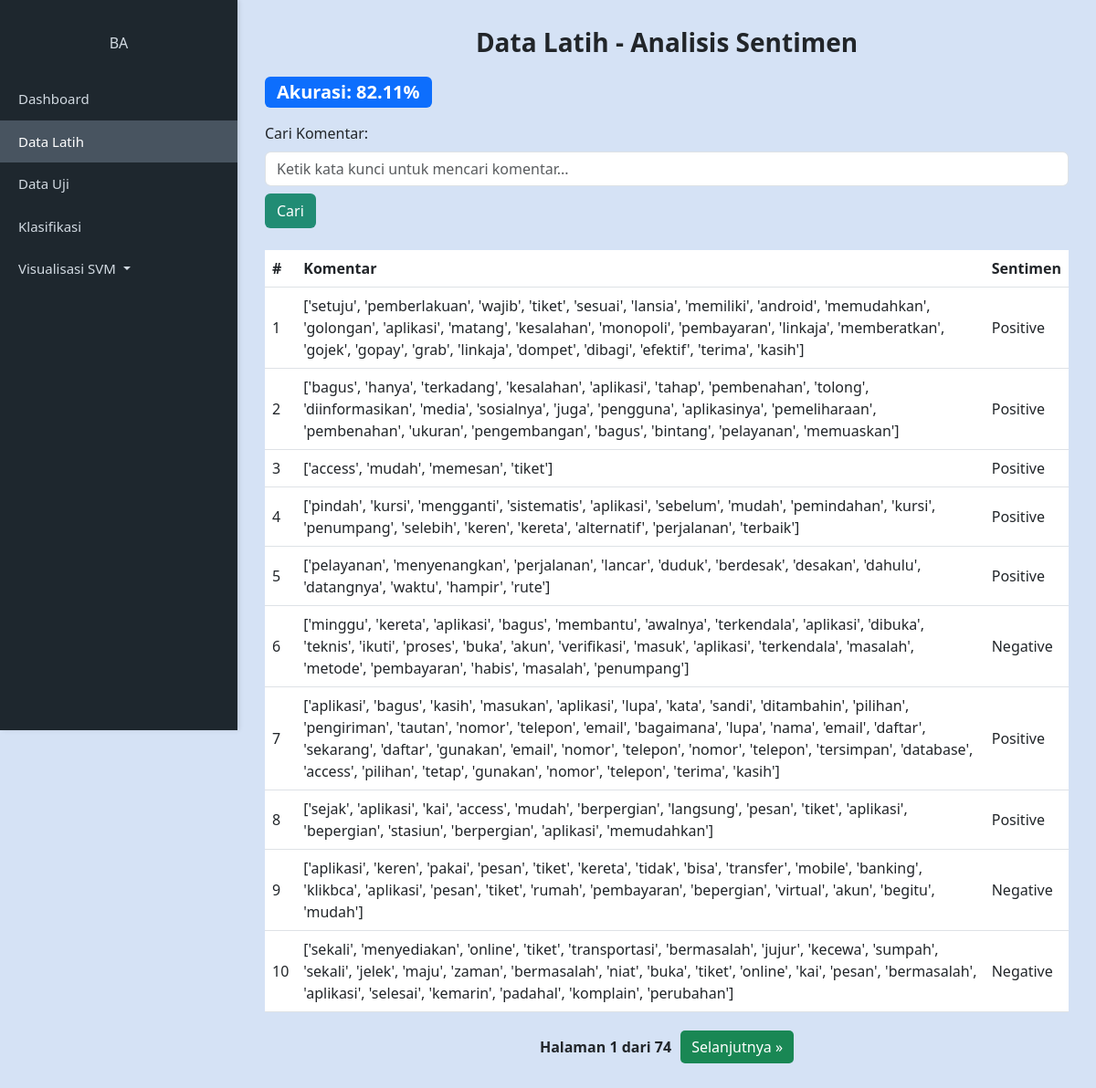
Before: / with the older database file.
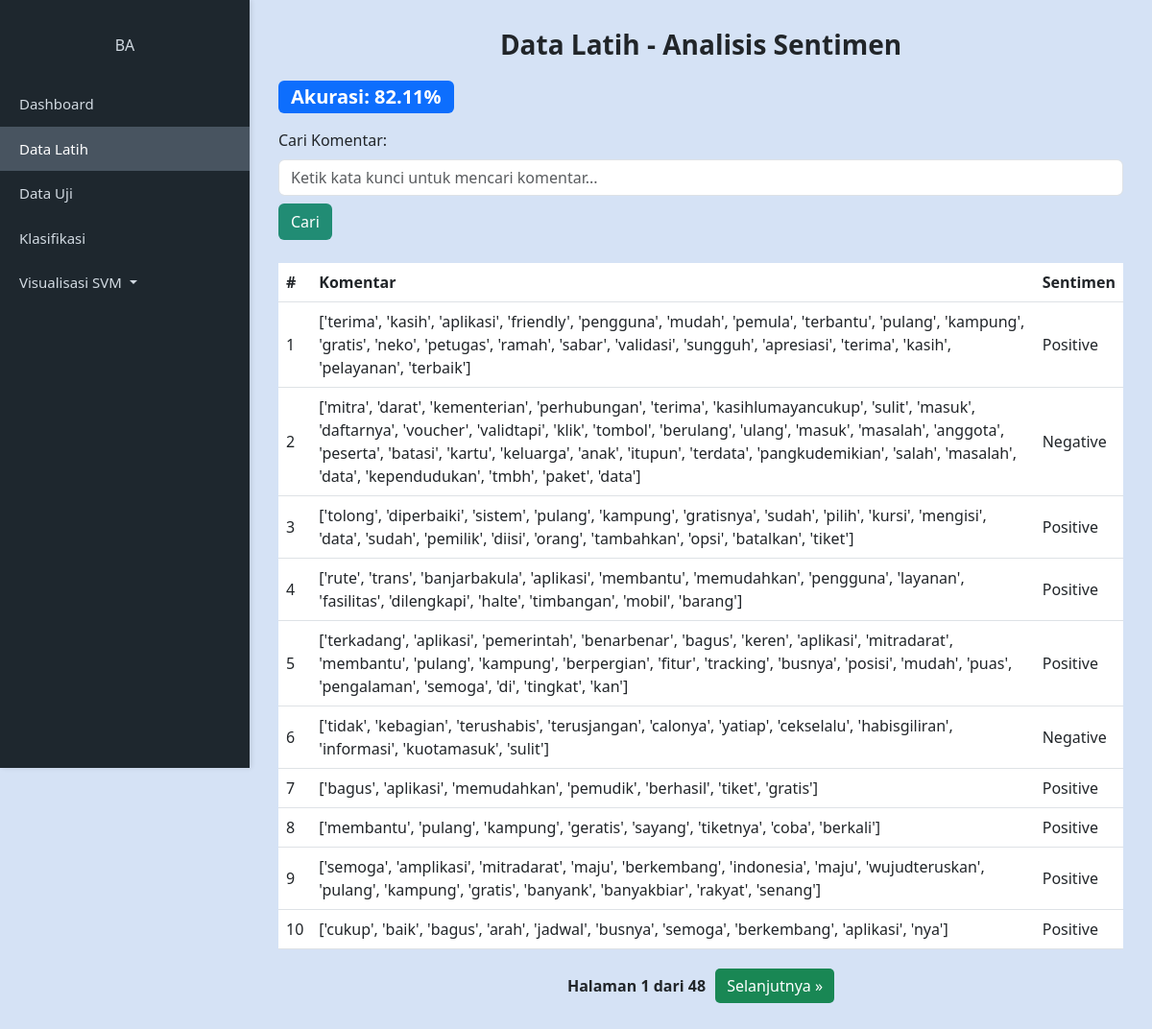
After: the same page with the newer database file.
### tables this page shows
CREATE TABLE "komentar" (
"komentar" TEXT,
  "sentimen" TEXT
);

### main.py (the view)
@app.route('/', methods=['GET'])
def index():
    search_query = request.args.get('search', default="", type=str)
    page = request.args.get('page', default=1, type=int)
    per_page = 10
    offset = (page - 1) * per_page
    conn = sqlite3.connect('DatabaseKAI.db')
    conn.row_factory = sqlite3.Row
    cursor = conn.cursor()
    cursor.execute("SELECT COUNT(*) FROM komentar WHERE komentar LIKE ?", ('%' + search_query + '%',))
    total_rows = cursor.fetchone()[0]
    total_pages = math.ceil(total_rows / per_page)
    cursor.execute("SELECT * FROM komentar WHERE komentar LIKE ? LIMIT ? OFFSET ?", ('%' + search_query + '%', per_page, offset))
    rows = cursor.fetchall()
    highlighted_rows = []
    for row in rows:
        komentar = row["komentar"]
        if search_query:
            pattern = re.compile(re.escape(search_query), re.IGNORECASE)
            komentar = pattern.sub(lambda m: f"<mark>{m.group(0)}</mark>", komentar)
        highlighted_rows.append({
            "komentar": Markup(komentar),
            "sentimen": row["sentimen"]
        })
    with open('./static/akurasi.txt', 'r') as f:
        akurasi_nilai = float(f.read())
    cursor.execute("SELECT COUNT(*) FROM komentar WHERE sentimen='Positif'")
    positif_count = cursor.fetchone()[0]
    cursor.execute("SELECT COUNT(*) FROM komentar WHERE sentimen='Negatif'")
    negatif_count = cursor.fetchone()[0]
    total_count = positif_count + negatif_count
    positif_percent = (positif_count / total_count) * 100 if total_count > 0 else 0
    negatif_percent = (negatif_count / total_count) * 100 if total_count > 0 else 0
    conn.close()
    return render_template('index.html',
                           tabel=highlighted_rows,
                           current_page=page,
                           total_pages=total_pages,
                           search_query=search_query,
                           akurasi=round(akurasi_nilai, 2),
                           positif_percent=round(positif_percent, 2),
                           negatif_percent=round(negatif_percent, 2)
                           )

### templates/index.html (shortened to what this page needs)
    <!DOCTYPE html>
    <html lang="id">
    <head>
        <link href="https://cdn.jsdelivr.net/npm/bootstrap@5.3.0/dist/css/bootstrap.min.css" rel="stylesheet">
        <link rel="stylesheet" type="text/css" href="{{ url_for('static', filename='styles.css') }}">
    </head>
    <body>
        <div class="sidebar">
            <div class="profile">
                <h6 class="mt-2">BA</h6>
            </div>
            <a href="#" class="nav-link">Dashboard</a>
            <a href="#" class="nav-link active">Data Latih</a>
            <a href="#" class="nav-link">Data Uji</a>
            <a href="#" class="nav-link">Klasifikasi</a>
            <a class="nav-link dropdown-toggle" href="#" id="visualisasiDropdown" role="button" data-bs-toggle="dropdown" aria-expanded="false">
                Visualisasi SVM
            </a>
        </div>
        <div class="main-content">
            <h3 class="header-title">Data Latih - Analisis Sentimen</h3>
            <div class="d-flex justify-content-between align-items-center mb-3">
                <div class="badge bg-primary fs-5">Akurasi: {{ akurasi }}%</div>
            </div>
            <div class="mb-4">
                <label for="searchInput" class="form-label">Cari Komentar:</label>
                <form action="{{ url_for('index') }}" method="get">
                    <input type="text" id="searchInput" class="form-control" name="search" value="{{ search_query }}"
                        placeholder="Ketik kata kunci untuk mencari komentar..." />
                    <button class="btn btn-custom mt-2" type="submit">Cari</button>
                </form>
            </div>
            <table class="table">
                <thead>
                    <tr>
                        <th>#</th>
                        <th>Komentar</th>
                        <th>Sentimen</th>
                    </tr>
                </thead>
                <tbody>
                    {% for row in tabel %}
                    <tr>
                        <td>{{ loop.index + ((current_page - 1) * 10) }}</td>
                        <td>{{ row.komentar | safe }}</td>
                        <td>{{ row['sentimen'] }}</td>
                    </tr>
                    {% endfor %}
                </tbody>
            </table>
            <div class="pagination" style="margin-top: 20px;">
                <span>Halaman {{ current_page }} dari {{ total_pages }}</span>
                {% if current_page < total_pages %} <a href="{{ url_for('index', page=current_page+1) }}">Selanjutnya
                    &raquo;</a>
                    {% endif %}
            </div>
        </div>
    </body>
    </html>

### static/styles.css (style rules this page uses)
body { margin: 0; font-family: 'Segoe UI', Tahoma, Geneva, Verdana, sans-serif; background-color: #d5e2f5; display: flex; }
.sidebar { width: 260px; background-color: #1e272e; color: #d2dae2; height: 100vh; position: fixed; box-shadow: 2px 0 5px rgba(0, 0, 0, 0.1); }
.sidebar .profile { text-align: center; padding: 30px 10px 20px; }
.sidebar .nav-link { color: #d2dae2; padding: 12px 20px; font-size: 15px; }
.sidebar .nav-link:hover, .sidebar .nav-link.active { background-color: #485460; color: #fff; }
.main-content { margin-left: 260px; padding: 30px; width: 100%; }
.header-title { font-weight: 600; margin-bottom: 20px; text-align: center; }
.btn-custom { background-color: #218c74; color: white; }
.table thead { background-color: #218c74; color: white; }
.table tbody tr td { vertical-align: middle; }
.pagination { display: flex; justify-content: center; align-items: center; gap: 10px; }
.pagination a { padding: 6px 12px; background-color: #198754; color: white; border-radius: 5px; text-decoration: none; }
.pagination span { font-weight: bold; }

Changed rows visible on the page:
changed komentar: komentar "['setuju', 'pemberlakuan', 'wajib', 'tiket', 'sesuai', 'lansia', 'memiliki', 'android', 'memudahkan', 'golongan', 'aplikasi', 'matang', 'kesalahan', 'monopoli', 'pembayaran', 'linkaja', 'memberatkan', 'gojek', 'gopay', 'grab', 'linkaja', 'dompet', 'dibagi', 'efektif', 'terima', 'kasih']" → "['terima', 'kasih', 'aplikasi', 'friendly', 'pengguna', 'mudah', 'pemula', 'terbantu', 'pulang', 'kampung', 'gratis', 'neko', 'petugas', 'ramah', 'sabar', 'validasi', 'sungguh', 'apresiasi', 'terima', 'kasih', 'pelayanan', 'terbaik']"
changed komentar: komentar "['bagus', 'hanya', 'terkadang', 'kesalahan', 'aplikasi', 'tahap', 'pembenahan', 'tolong', 'diinformasikan', 'media', 'sosialnya', 'juga', 'pengguna', 'aplikasinya', 'pemeliharaan', 'pembenahan', 'ukuran', 'pengembangan', 'bagus', 'bintang', 'pelayanan', 'memuaskan']" → "['mitra', 'darat', 'kementerian', 'perhubungan', 'terima', 'kasihlumayancukup', 'sulit', 'masuk', 'daftarnya', 'voucher', 'validtapi', 'klik', 'tombol', 'berulang', 'ulang', 'masuk', 'masalah', 'anggota', 'peserta', 'batasi', 'kartu', 'keluarga', 'anak', 'itupun', 'terdata', 'pangkudemikian', 'salah', 'masalah', 'data', 'kependudukan', 'tmbh', 'paket', 'data']"; sentimen "Positive" → "Negative"
changed komentar: komentar "['access', 'mudah', 'memesan', 'tiket']" → "['tolong', 'diperbaiki', 'sistem', 'pulang', 'kampung', 'gratisnya', 'sudah', 'pilih', 'kursi', 'mengisi', 'data', 'sudah', 'pemilik', 'diisi', 'orang', 'tambahkan', 'opsi', 'batalkan', 'tiket']"
changed komentar: komentar "['pindah', 'kursi', 'mengganti', 'sistematis', 'aplikasi', 'sebelum', 'mudah', 'pemindahan', 'kursi', 'penumpang', 'selebih', 'keren', 'kereta', 'alternatif', 'perjalanan', 'terbaik']" → "['rute', 'trans', 'banjarbakula', 'aplikasi', 'membantu', 'memudahkan', 'pengguna', 'layanan', 'fasilitas', 'dilengkapi', 'halte', 'timbangan', 'mobil', 'barang']"
changed komentar: komentar "['pelayanan', 'menyenangkan', 'perjalanan', 'lancar', 'duduk', 'berdesak', 'desakan', 'dahulu', 'datangnya', 'waktu', 'hampir', 'rute']" → "['terkadang', 'aplikasi', 'pemerintah', 'benarbenar', 'bagus', 'keren', 'aplikasi', 'mitradarat', 'membantu', 'pulang', 'kampung', 'berpergian', 'fitur', 'tracking', 'busnya', 'posisi', 'mudah', 'puas', 'pengalaman', 'semoga', 'di', 'tingkat', 'kan']"
changed komentar: komentar "['minggu', 'kereta', 'aplikasi', 'bagus', 'membantu', 'awalnya', 'terkendala', 'aplikasi', 'dibuka', 'teknis', 'ikuti', 'proses', 'buka', 'akun', 'verifikasi', 'masuk', 'aplikasi', 'terkendala', 'masalah', 'metode', 'pembayaran', 'habis', 'masalah', 'penumpang']" → "['tidak', 'kebagian', 'terushabis', 'terusjangan', 'calonya', 'yatiap', 'cekselalu', 'habisgiliran', 'informasi', 'kuotamasuk', 'sulit']"
changed komentar: komentar "['aplikasi', 'bagus', 'kasih', 'masukan', 'aplikasi', 'lupa', 'kata', 'sandi', 'ditambahin', 'pilihan', 'pengiriman', 'tautan', 'nomor', 'telepon', 'email', 'bagaimana', 'lupa', 'nama', 'email', 'daftar', 'sekarang', 'daftar', 'gunakan', 'email', 'nomor', 'telepon', 'nomor', 'telepon', 'tersimpan', 'database', 'access', 'pilihan', 'tetap', 'gunakan', 'nomor', 'telepon', 'terima', 'kasih']" → "['bagus', 'aplikasi', 'memudahkan', 'pemudik', 'berhasil', 'tiket', 'gratis']"
changed komentar: komentar "['sejak', 'aplikasi', 'kai', 'access', 'mudah', 'berpergian', 'langsung', 'pesan', 'tiket', 'aplikasi', 'bepergian', 'stasiun', 'berpergian', 'aplikasi', 'memudahkan']" → "['membantu', 'pulang', 'kampung', 'geratis', 'sayang', 'tiketnya', 'coba', 'berkali']"
changed komentar: komentar "['aplikasi', 'keren', 'pakai', 'pesan', 'tiket', 'kereta', 'tidak', 'bisa', 'transfer', 'mobile', 'banking', 'klikbca', 'aplikasi', 'pesan', 'tiket', 'rumah', 'pembayaran', 'bepergian', 'virtual', 'akun', 'begitu', 'mudah']" → "['semoga', 'amplikasi', 'mitradarat', 'maju', 'berkembang', 'indonesia', 'maju', 'wujudteruskan', 'pulang', 'kampung', 'gratis', 'banyank', 'banyakbiar', 'rakyat', 'senang']"; sentimen "Negative" → "Positive"
changed komentar: komentar "['sekali', 'menyediakan', 'online', 'tiket', 'transportasi', 'bermasalah', 'jujur', 'kecewa', 'sumpah', 'sekali', 'jelek', 'maju', 'zaman', 'bermasalah', 'niat', 'buka', 'tiket', 'online', 'kai', 'pesan', 'bermasalah', 'aplikasi', 'selesai', 'kemarin', 'padahal', 'komplain', 'perubahan']" → "['cukup', 'baik', 'bagus', 'arah', 'jadwal', 'busnya', 'semoga', 'berkembang', 'aplikasi', 'nya']"; sentimen "Negative" → "Positive"
Other visible differences:
{{ total_pages }}: "74" → "48"
